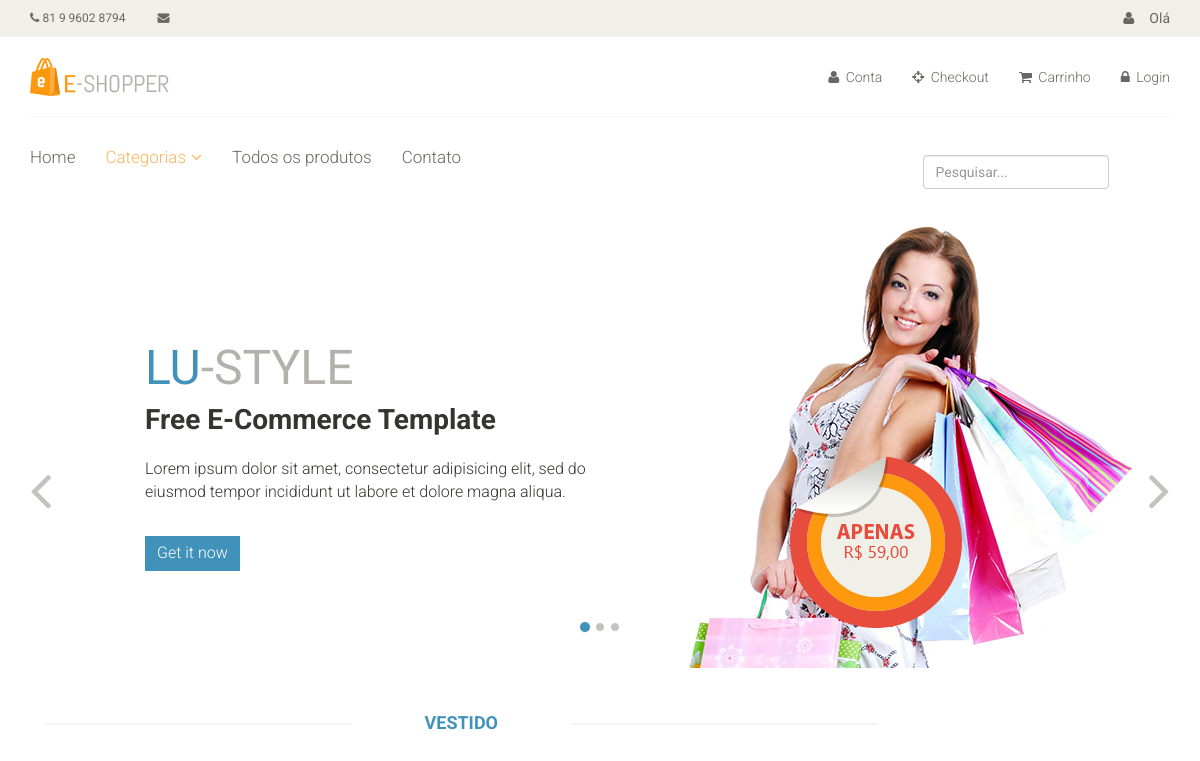
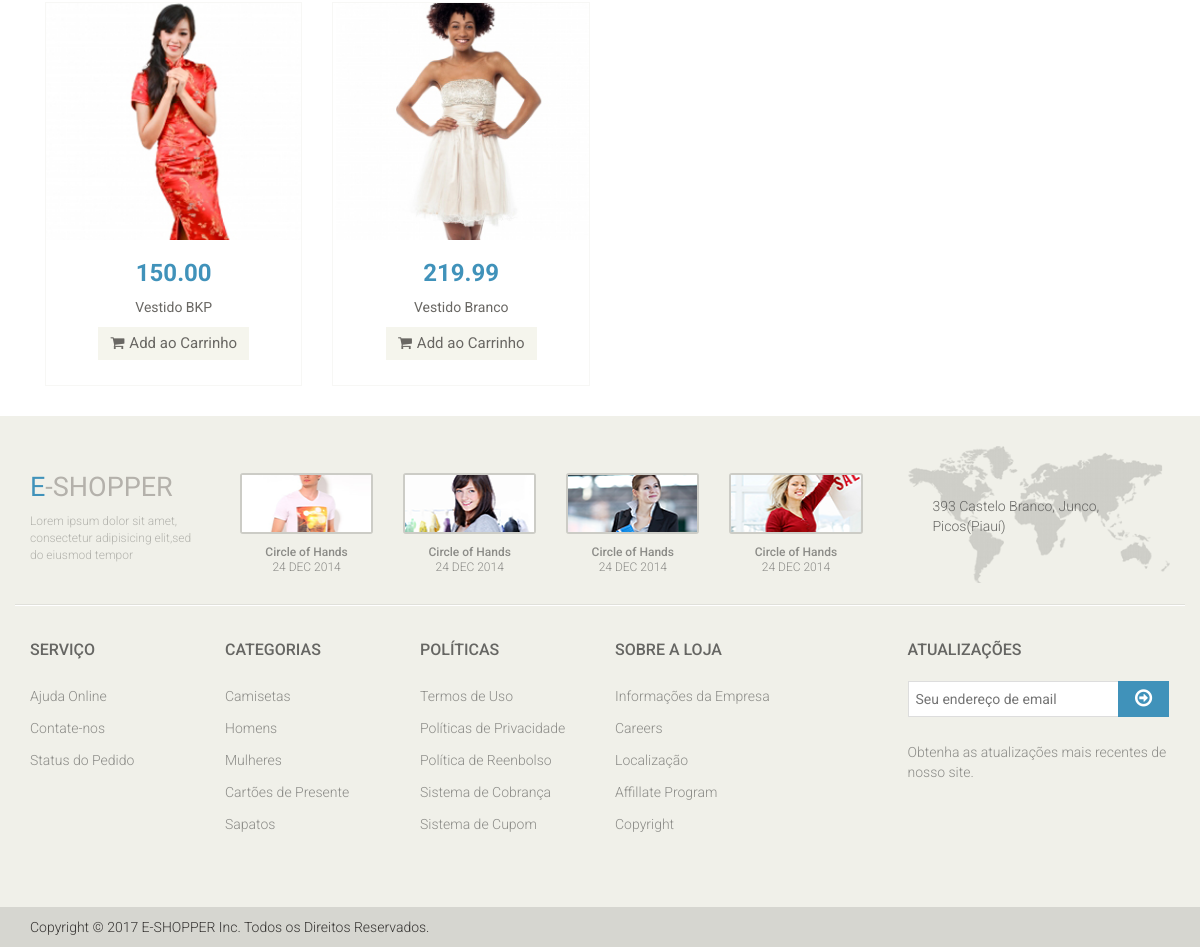
The app's page /catalogo/vestido/, older data (2 pictures, top to bottom).
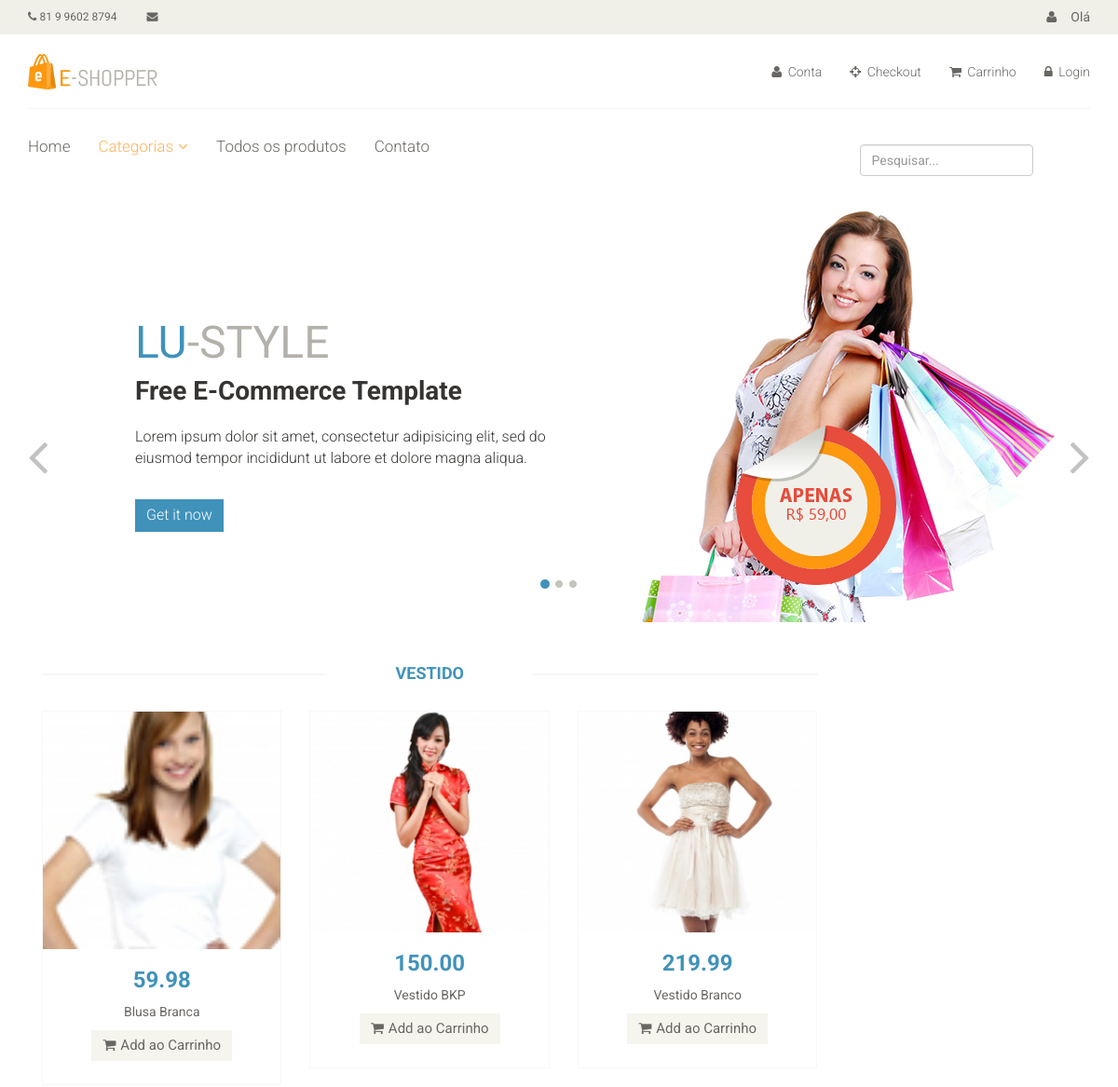
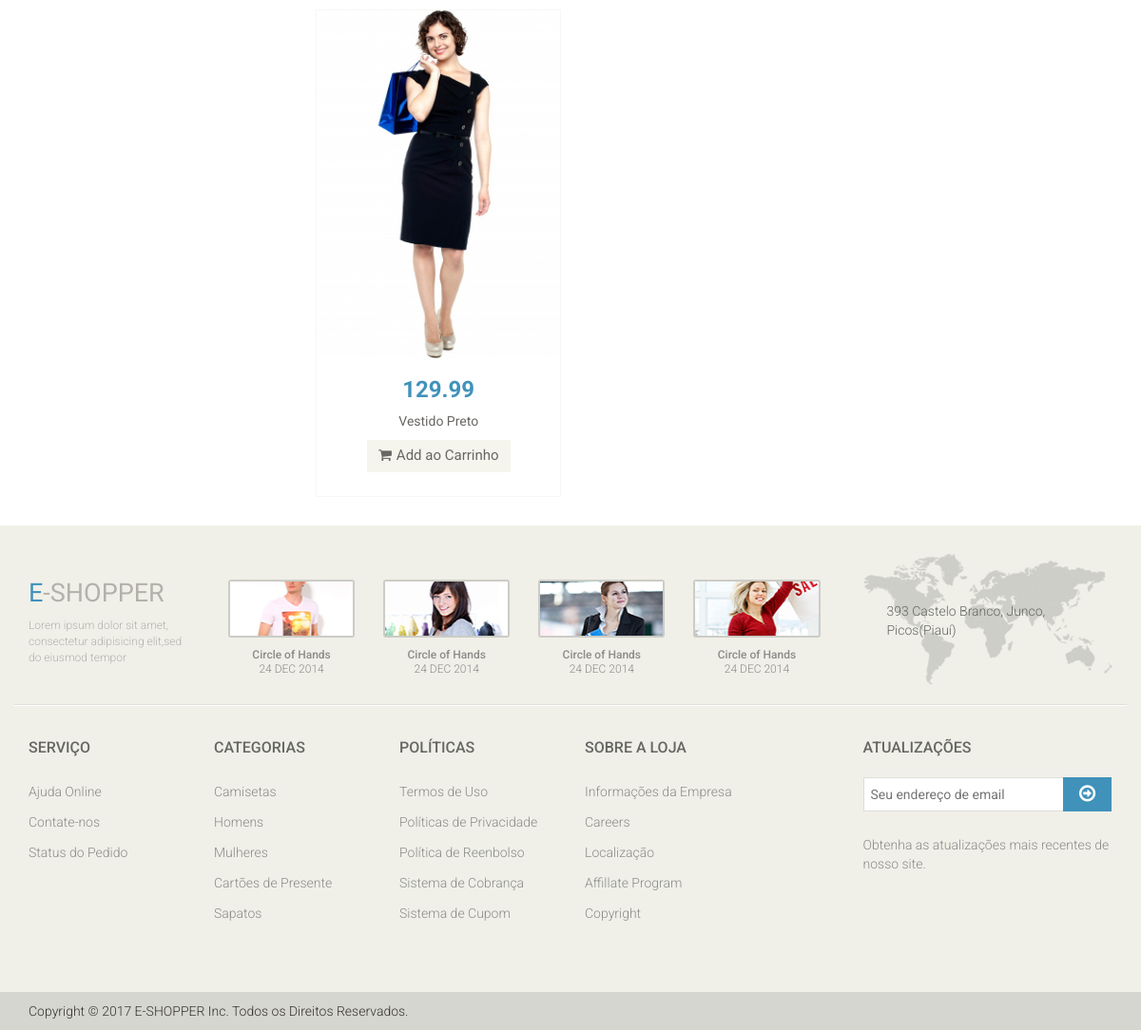
The same page, newer data (2 pictures, top to bottom).
### catalog/models.py (models this page shows)
class Category(models.Model):
	name = models.CharField('Nome', max_length=100)
	slug = models.SlugField('Indetificador', max_length=100)
	created = models.DateTimeField('Criado em', auto_now_add=True)
	modified = models.DateTimeField('Modificado em', auto_now_add=True)
	class Meta:
		verbose_name = 'Categoria'
		verbose_name_plural = 'Categorias'
		ordering = ['name']
	def __str__(self):
		return self.name
	def get_absolute_url(self):
		return reverse('catalog:category', kwargs={'slug': self.slug})

class Product(models.Model):
	name = models.CharField('Nome', max_length=100)
	slug = models.SlugField('Indetificador', max_length=100)
	category = models.ForeignKey('catalog.Category', verbose_name='Categoria')
	description = models.TextField('Descrição', blank=True)
	price = models.DecimalField('Preço', decimal_places=2, max_digits=10)
	image = models.ImageField('Imagem', upload_to='products', blank=True, null=True)
	created = models.DateTimeField('Criado em', auto_now_add=True)
	modified = models.DateTimeField('Modificado em', auto_now_add=True)
	class Meta:
		verbose_name = 'Produto'
		verbose_name_plural = 'Produtos'
		ordering = ['name']
	def __str__(self):
		return self.name
	def get_absolute_url(self):
		return reverse('catalog:product_detail', kwargs={'slug': self.slug})

### catalog/views.py (the view)
class CategoryListView(generic.ListView):
	template_name = 'catalog/category.html'
	context_object_name = 'products'
	def get_queryset(self):
		return Product.objects.filter(category__slug=self.kwargs['slug'])
	def get_context_data(self, **kwargs):
		context = super(CategoryListView, self).get_context_data(**kwargs)
		context['current_category'] = get_object_or_404(Category, slug=self.kwargs['slug'])
		return context

### catalog/context_processors.py (called while the page is built)
def categories(request):
	return {
		'categories': Category.objects.all()
	}

### core/templatetags/pagination.py (called while the page is built)
@register.inclusion_tag('pagination.html')
def pagination(request, paginator, page_obj):
	context = {}
	context['paginator'] = paginator
	context['request'] = request
	context['page_obj'] = page_obj
	getvars = request.GET.copy()
	if 'page' in getvars:
		del getvars['page']
	if len(getvars) > 0:
		context['getvars'] = '&{0}'.format(getvars.urlencode())
	else:
		context['getvars'] = ''
	return context

### catalog/templates/catalog/category.html (shortened to what this page needs)
{% extends "base.html" %}
{% load pagination %}
{% block container %}
	<div class="col-sm-9 padding-right">
					<div class="features_items">
						<h2 class="title text-center">{{ current_category }}</h2>
						{% for product in products %}
							{% include "catalog/_product.html" %}
						{% endfor %}
				</div>
	</div>
{% endblock %}

### core/templates/base.html (shortened to what this page needs)
<!DOCTYPE html>
{% load static %}
<html lang="en">
<head>
    <link href="{% static 'css/bootstrap.min.css' %}" rel="stylesheet">
    <link href="{% static 'css/font-awesome.min.css' %}" rel="stylesheet">
    <link href="{% static 'css/prettyPhoto.css' %}" rel="stylesheet">
    <link href="{% static 'css/price-range.css' %}" rel="stylesheet">
    <link href="{% static 'css/animate.css' %}" rel="stylesheet">
	<link href="{% static 'css/main.css' %}" rel="stylesheet">
	<link href="{% static 'css/responsive.css' %}" rel="stylesheet">
</head>
<body>
	<header id="header">
		<div class="header_top">
			<div class="container">
				<div class="row">
					<div class="col-sm-6 ">
						<div class="contactinfo">
							<ul class="nav nav-pills">
								<li><a href=""><i class="fa fa-phone"></i> 81 9 9602 8794</a></li>
								<li><a href=""><i class="fa fa-envelope"></i>  {{ user.email }}</a></li>
							</ul>
						</div>
					</div>
					<div class="col-sm-6">
						<div class="social-icons pull-right">
							<ul class="nav navbar-nav">
								{% if user.is_authenticated %}
									<li> <a href=""><i class="fa fa-user"></i>Olá, {{ user }}</a></li>
								{% else %}
									<li> <a href=""><i class="fa fa-user"></i>Olá</a></li>
								{% endif %}
							</ul>
						</div>
					</div>
				</div>
			</div>
		</div>
		<div class="header-middle">
			<div class="container">
				<div class="row">
					<div class="col-sm-4">
						<div class="logo pull-left">
							<a href="{% url 'index' %}"><img src="{% static 'img/logo.png' %}" alt="" /></a>
						</div>
					</div>
					<div class="col-sm-8">
						<div class="shop-menu pull-right">
							<ul class="nav navbar-nav">
								<li><a href="{% url 'accounts:index' %}"><i class="fa fa-user"></i> Conta</a></li>
								<li><a href="{% url 'checkout' %}"><i class="fa fa-crosshairs"></i> Checkout</a></li>
								<li><a href="{% url 'checkout:cart_item' %}"><i class="fa fa-shopping-cart"></i> Carrinho</a></li>
								{% if user.is_authenticated %}
									<li><a href="{% url 'logout' %}"><i class="fa fa-lock"></i>Sair</a></li>
								{% else %}
									<li><a href="{% url 'login' %}"><i class="fa fa-lock"></i> Login</a></li>
								{% endif %}
							</ul>
						</div>
					</div>
				</div>
			</div>
		</div>
		<div class="header-bottom">
			<div class="container">
				<div class="row">
					<div class="col-sm-9">
						<div class="mainmenu pull-left">
							<ul class="nav navbar-nav collapse navbar-collapse">
								<li><a href="{% url 'catalog:products' %}">Home</a></li>
								<li class="dropdown"><a href="#" class="active">Categorias<i class="fa fa-angle-down"></i></a>
                                </li>
								<li><a href="{% url 'catalog:products' %}">Todos os produtos</a></li>
								<li><a href="{% url 'contact' %}">Contato</a></li>
							</ul>
						</div>
					</div>
					<div class="col-sm-3">
							<form class="navbar-form navbar-left" role="search" action="{% url 'catalog:products' %}">
						        <div class="form-group">
						          <input name="q" type="text" class="form-control" placeholder="Pesquisar..." />
						        </div>
	     					</form>
					</div>
				</div>
				</div>
			</div>
	</header>
	<section id="slider">
		{% block slider %}
		<div class="container">
			<div class="row">
				<div class="col-sm-12">
					<div id="slider-carousel" class="carousel slide" data-ride="carousel">
						<ol class="carousel-indicators">
							<li data-target="#slider-carousel" data-slide-to="0" class="active"></li>
							<li data-target="#slider-carousel" data-slide-to="1"></li>
							<li data-target="#slider-carousel" data-slide-to="2"></li>
						</ol>
						<div class="carousel-inner">
							<div class="item active">
								<div class="col-sm-6">
									<h1><span>LU</span>-STYLE</h1>
									<h2>Free E-Commerce Template</h2>
									<p>Lorem ipsum dolor sit amet, consectetur adipisicing elit, sed do eiusmod tempor incididunt ut labore et dolore magna aliqua. </p>
									<button type="button" class="btn btn-default get">Get it now</button>
								</div>
								<div class="col-sm-6">
									<img src="{% static 'img/girl1.jpg' %}" class="girl img-responsive" alt="" />
									<img src="{% static 'img/pricing.png' %}"  class="pricing" alt="" />
								</div>
							</div>
						</div>
						<a href="#slider-carousel" class="left control-carousel hidden-xs" data-slide="prev">
							<i class="fa fa-angle-left"></i>
						</a>
						<a href="#slider-carousel" class="right control-carousel hidden-xs" data-slide="next">
							<i class="fa fa-angle-right"></i>
						</a>
					</div>
				</div>
			</div>
		</div>
		{% endblock %}
	</section>
	<section>
		<div class="container">
			<div class="row">
				{% block container %} {% endblock %}
			</div>
		</div>
	</section>
	<footer id="footer">
		<div class="footer-top">
			<div class="container">
				<div class="row">
					<div class="col-sm-2">
						<div class="companyinfo">
							<h2><span>e</span>-shopper</h2>
							<p>Lorem ipsum dolor sit amet, consectetur adipisicing elit,sed do eiusmod tempor</p>
						</div>
					</div>
					<div class="col-sm-7">
						<div class="col-sm-3">
							<div class="video-gallery text-center">
								<a href="#">
									<div class="iframe-img">
										<img src="images/home/iframe1.png" alt="" />
									</div>
								</a>
								<p>Circle of Hands</p>
								<h2>24 DEC 2014</h2>
							</div>
						</div>
						<div class="col-sm-3">
							<div class="video-gallery text-center">
								<a href="#">
									<div class="iframe-img">
										<img src="images/home/iframe2.png" alt="" />
									</div>
								</a>
								<p>Circle of Hands</p>
								<h2>24 DEC 2014</h2>
							</div>
						</div>
						<div class="col-sm-3">
							<div class="video-gallery text-center">
								<a href="#">
									<div class="iframe-img">
										<img src="images/home/iframe3.png" alt="" />
									</div>
								</a>
								<p>Circle of Hands</p>
								<h2>24 DEC 2014</h2>
							</div>
						</div>
						<div class="col-sm-3">
							<div class="video-gallery text-center">
								<a href="#">
									<div class="iframe-img">
										<img src="images/home/iframe4.png" alt="" />
									</div>
								</a>
								<p>Circle of Hands</p>
								<h2>24 DEC 2014</h2>
							</div>
						</div>
					</div>
					<div class="col-sm-3">
						<div class="address">
							<img src="images/home/map.png" alt="" />
							<p>393 Castelo Branco, Junco, Picos(Piauí)</p>
						</div>
					</div>
				</div>
			</div>
		</div>
		<div class="footer-widget">
			<div class="container">
				<div class="row">
					<div class="col-sm-2">
						<div class="single-widget">
							<h2>Serviço</h2>
							<ul class="nav nav-pills nav-stacked">
								<li><a href="#">Ajuda Online</a></li>
								<li><a href="#">Contate-nos</a></li>
								<li><a href="#">Status do Pedido</a></li>
							</ul>
						</div>
					</div>
					<div class="col-sm-2">
						<div class="single-widget">
							<h2>Categorias</h2>
							<ul class="nav nav-pills nav-stacked">
								<li><a href="#">Camisetas</a></li>
								<li><a href="#">Homens</a></li>
								<li><a href="#">Mulheres</a></li>
								<li><a href="#">Cartões de Presente</a></li>
								<li><a href="#">Sapatos</a></li>
							</ul>
						</div>
					</div>
					<div class="col-sm-2">
						<div class="single-widget">
							<h2>Políticas</h2>
							<ul class="nav nav-pills nav-stacked">
								<li><a href="#">Termos de Uso</a></li>
								<li><a href="#">Políticas de Privacidade</a></li>
								<li><a href="#">Política de Reenbolso</a></li>
								<li><a href="#">Sistema de Cobrança</a></li>
								<li><a href="#">Sistema de Cupom</a></li>
							</ul>
						</div>
					</div>
					<div class="col-sm-2">
						<div class="single-widget">
							<h2>Sobre a Loja</h2>
							<ul class="nav nav-pills nav-stacked">
								<li><a href="#">Informações da Empresa</a></li>
								<li><a href="#">Careers</a></li>
								<li><a href="#">Localização</a></li>
								<li><a href="#">Affillate Program</a></li>
								<li><a href="#">Copyright</a></li>
							</ul>
						</div>
					</div>
					<div class="col-sm-3 col-sm-offset-1">
						<div class="single-widget">
							<h2>Atualizações</h2>
							<form action="#" class="searchform">
								<input type="text" placeholder="Seu endereço de email" />
								<button type="submit" class="btn btn-default"><i class="fa fa-arrow-circle-o-right"></i></button>
								<p>Obtenha as atualizações mais recentes de
								nosso site.</p>
							</form>
						</div>
					</div>
				</div>
			</div>
		</div>
		<div class="footer-bottom">
			<div class="container">
				<div class="row">
					<p class="pull-left">Copyright © 2017 E-SHOPPER Inc. Todos os Direitos Reservados.</p>
				</div>
			</div>
		</div>
	</footer>
</body>
</html>

### catalog/templates/catalog/_product.html (shortened to what this page needs)
<div class="col-sm-4">
	<div class="product-image-wrapper">
		<div class="single-products">
			<div class="productinfo text-center">
				{% if product.image %}
					<img src="{{ product.image.url }}" alt="" />
				{% endif %}
				<h2>{{ product.price }}</h2>
				<p>{{ product }}</p>
				<a href="#" class="btn btn-default add-to-cart"><i class="fa fa-shopping-cart"></i>Add ao Carrinho</a>
				</div>
					<a href="{{ product.get_absolute_url }}">
					<div class="product-overlay">
						<div class="overlay-content">
						</div>
					</div>
			</a>
		</div>
	</div>
</div>

Row changes from the older to the newer data that the page shows:
added Product: image (picture), price "59.98", name "Blusa Branca"
added Product: image (picture), price "129.99", name "Vestido Preto"
